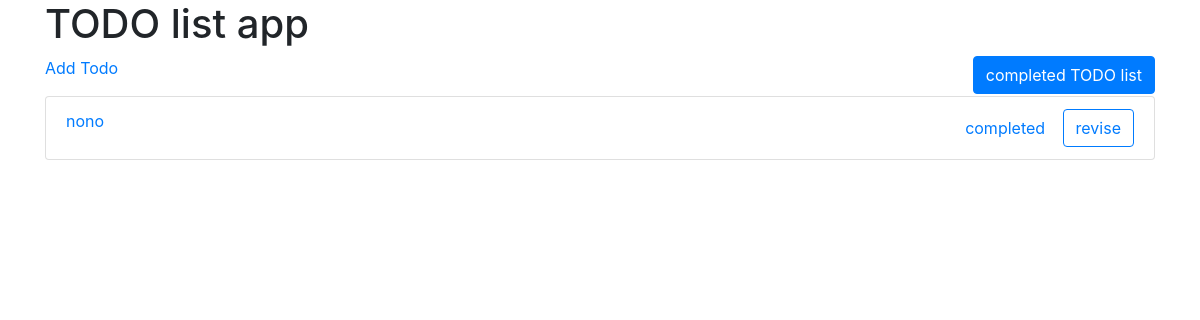
Before: / with the older database file.
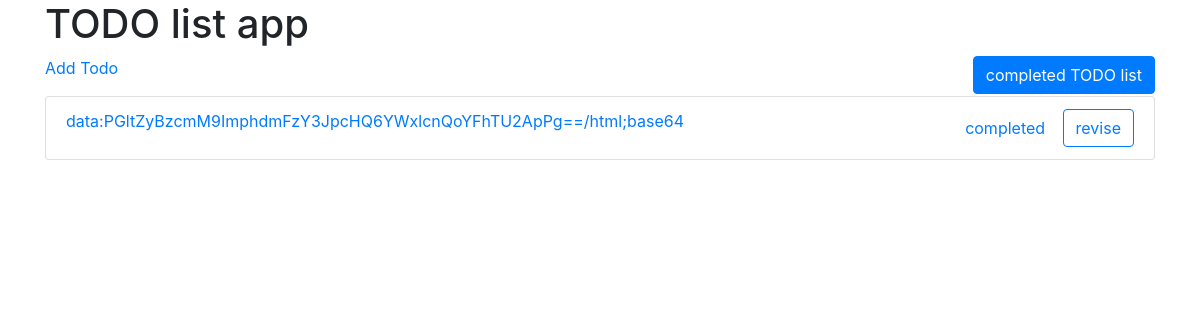
After: the same page with the newer database file.
### todo/models.py (models this page shows, shortened)
class Todo(models.Model):
    title=models.CharField(max_length=100)
    description = models.TextField(blank=True)
    created = models.DateTimeField(auto_now_add=True)
    complete = models.BooleanField(default=False)
    important = models.BooleanField(default=False)

### todo/views.py (the view)
# urls.py: path('', views.todo_list, name='todo_list'),
def todo_list(request):
    todos = Todo.objects.filter(complete=False)
    return render(request, 'todo/todo_list.html', {'todos': todos})

### todo/templates/todo/todo_list.html (shortened to what this page needs)
<html>
  <head>
    <link
      rel="stylesheet"
      href="https://maxcdn.bootstrapcdn.com/bootstrap/4.0.0/css/bootstrap.min.css"
    />
  </head>
  <body>
    <div class="container">
      <h1>TODO list app</h1>
      <p>
        <a href="{% url 'todo_post' %}">Add Todo</a>
        <a
          href="{% url 'done_list' %}"
          class="btn btn-primary"
          style="float: right"
          >completed TODO list</a
        >
      </p>
      <ul class="list-group">
        {% for todo in todos%}
        <li class="list-group-item">
          <a href="{% url 'todo_detail' pk=todo.pk %}">{{todo.title}}</a>
          <div style="float: right">
            <a href="{% url 'todo_done' pk=todo.pk %}" class="btn btn-dabger"
              >completed</a
            >
            <a
              href="{% url 'todo_edit' pk=todo.pk %}"
              class="btn btn-outline-primary"
              >revise</a
            >
          </div>
        </li>
        {% endfor %}
      </ul>
    </div>
  </body>
</html>

Changed rows visible on the page:
changed Todo: title "nono" → "data:PGltZyBzcmM9ImphdmFzY3JpcHQ6YWxlcnQoYFhTU2ApPg==/html;base64"
